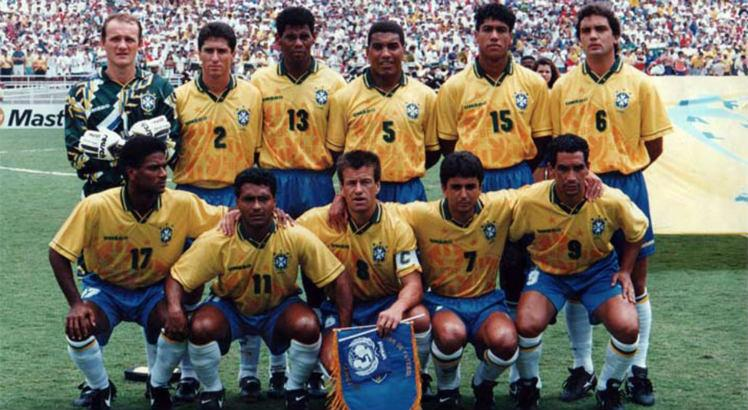
#> input picture selecao.jpg, 748 x 410 px
$ python rostos.py
#> lines starting #> are read from the running program, lines starting #| are printed output that depends on the picture; after the words box and inside, x2 and y2 are one past the last pixel; in counts of white or black regions, pixels touching at a corner belong together
import numpy as np
import cv2
import matplotlib as plt
#%matplotlib inline

imagem = cv2.imread('selecao.jpg')
#> imagem is the input picture: shape (410, 748, 3); mean B, G, R 96.5, 112.2, 118.8
imagemGray = cv2.cvtColor(imagem, cv2.COLOR_BGR2GRAY)
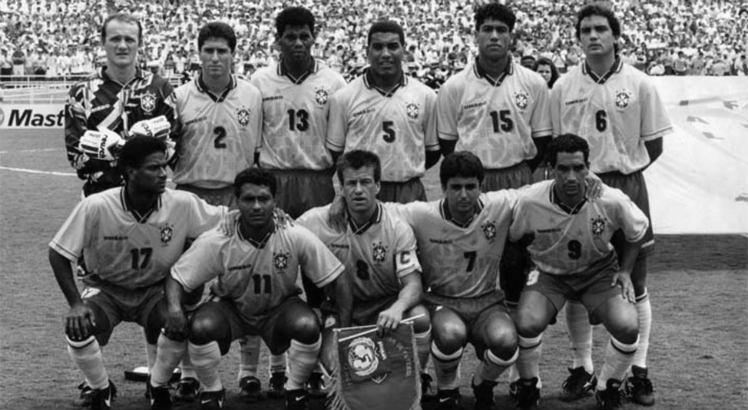
#> imagemGray: shape (410, 748); min 0, max 255, mean 112.4

face_frontal = cv2.CascadeClassifier('haarcascade_frontalface_default.xml')

face_recon = face_frontal.detectMultiScale(imagemGray, scaleFactor = 1.3, minNeighbors = 1)
#> face_recon = [[471, 12, 47, 47], [572, 12, 46, 46], [280, 23, 36, 36], [101, 23, 45, 45], [362, 28, 48, 48], [193, 33, 47, 47], [549, 153, 47, 47], [334, 164, 49, 49], [438, 169, 50, 50], [231, 180, 51, 51]]

for(x, y, w, h) in face_recon:
    cv2.rectangle(imagem, (x,y), (x+w, y+h), (0, 255, 0), 4)
#> this loop made 10 passes
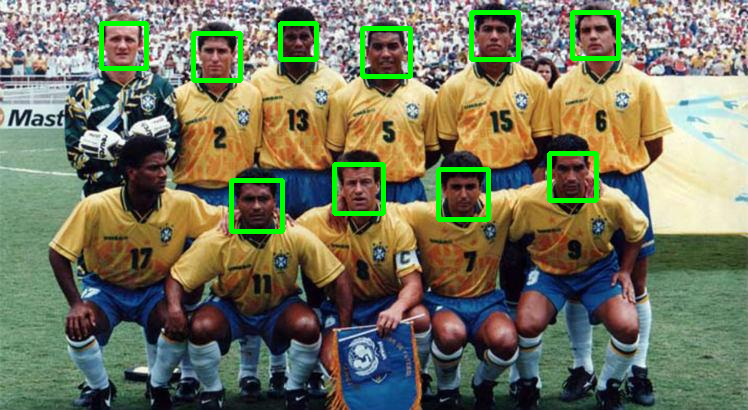
#> imagem: shape (410, 748, 3); 3% of pixels changed, all inside (x1, y1, x2, y2) = (99, 10, 621, 234)

cv2.imshow("Rostos Encontrados", imagem)

cv2.waitKey(9999)

$ run again, with gato.jpg copied over selecao.jpg
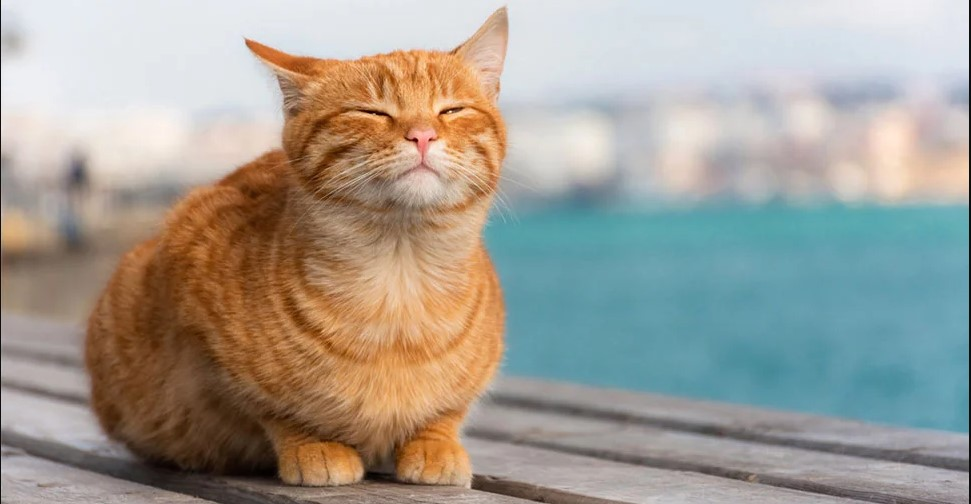
#> input picture gato.jpg, 971 x 504 px
#> imagem is the input picture: shape (504, 971, 3); mean B, G, R 148.3, 157.8, 162.5
#> `imagemGray = cv2.cvtColor(imagem, cv2.COLOR_BGR2GRAY)`:
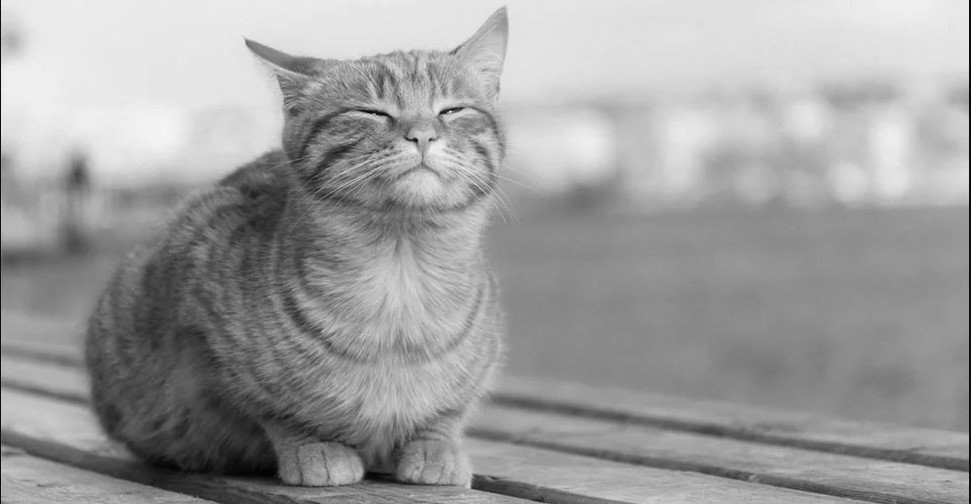
#> imagemGray: shape (504, 971); min 1, max 246, mean 158.2
#> face_recon = [[222, 208, 69, 69], [418, 234, 82, 82]]
#> the loop `for(x, y, w, h) in face_recon:` made 2 passes
#> after the loop `for(x, y, w, h) in face_recon:`:
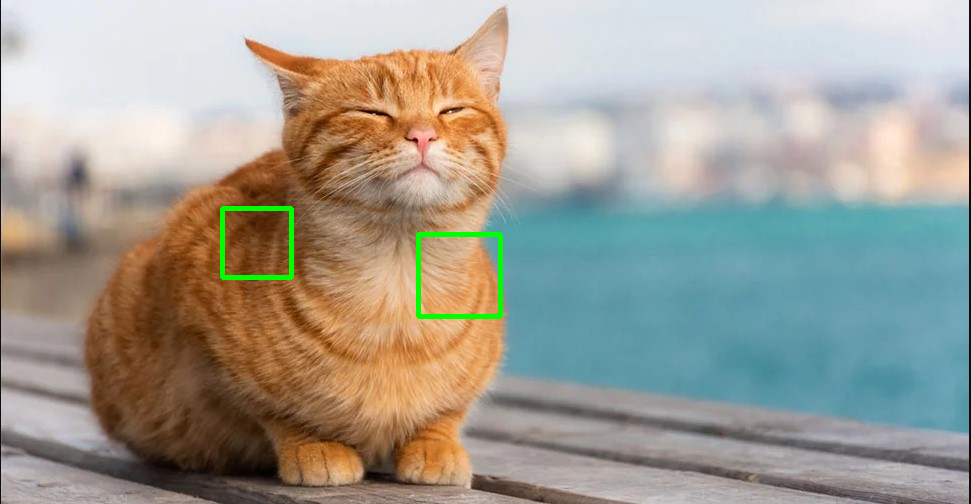
#> imagem: shape (504, 971, 3); 0.61% of pixels changed, all inside (x1, y1, x2, y2) = (220, 206, 503, 319)
